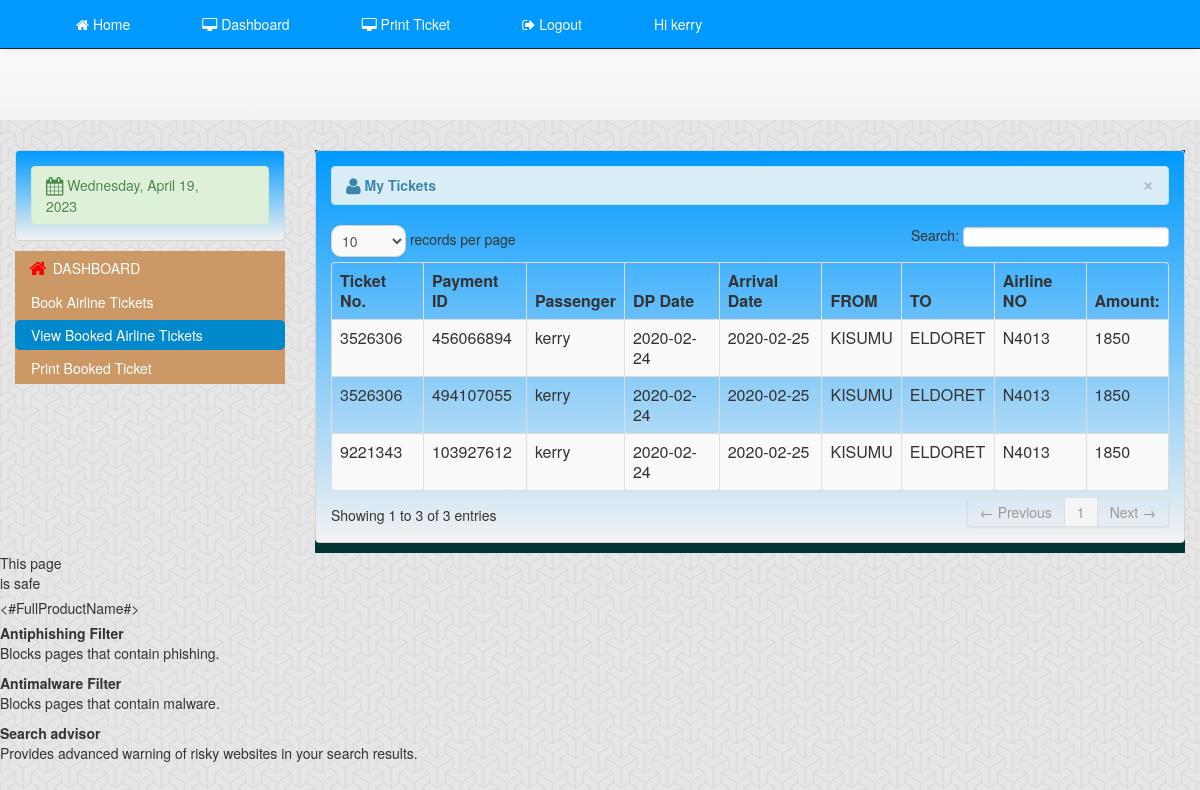
Screenshot of /booked_tickets.php (signed in) with the database file from the repository.
### tables this page shows
CREATE TABLE IF NOT EXISTS `payment_details` (
  `payment_id` varchar(20) NOT NULL,
  `pnr` varchar(15) DEFAULT NULL,
  `payment_date` date DEFAULT NULL,
  `payment_amount` int(6) DEFAULT NULL,
  `payment_mode` varchar(15) DEFAULT NULL,
  `customer_id` varchar(200) NOT NULL,
  ` booking_status` varchar(200) NOT NULL,
  `airline_no` varchar(200) NOT NULL,
  PRIMARY KEY (`payment_id`),
  KEY `pnr` (`pnr`)
);

CREATE TABLE IF NOT EXISTS `airline_details` (
  `airline_no` varchar(10) NOT NULL,
  `from_city` varchar(20) DEFAULT NULL,
  `to_city` varchar(20) DEFAULT NULL,
  `departure_date` date NOT NULL,
  `arrival_date` date DEFAULT NULL,
  `departure_time` time DEFAULT NULL,
  `arrival_time` time DEFAULT NULL,
  `seats_economy` int(5) DEFAULT NULL,
  `seats_airlineiness` int(5) DEFAULT NULL,
  `price_economy` int(10) DEFAULT NULL,
  `price_airlineiness` int(10) DEFAULT NULL,
  `tablet_id` varchar(10) DEFAULT NULL,
  PRIMARY KEY (`airline_no`,`departure_date`),
  KEY `tablet_id` (`tablet_id`)
);

### booked_tickets.php (the view, shortened to what this page needs)
<html>
	<head>
		<link rel="stylesheet" type="text/css" href="css/style.css"/>
		<link rel="stylesheet" href="font-awesome-4.7.0\css\font-awesome.min.css">
	</head>
        <?php include'navhead_customer.php'?>
        <div class="container">
        <div class="row-fluid">
            <div class="span3">
                <div class="hero-unit-3">
                    <div class="alert-index alert-success">
                        <i class="icon-calendar icon-large"></i>
                        <?php
                        $Today = date('y:m:d');
                        $new = date('l, F d, Y', strtotime($Today));
                        echo $new;
                        ?>
                    </div>
                </div>
                <div>
                    <ul class="nav  nav-pills nav-stacked" style="background-color:#C96">
                        <li>
                            <a href="customer_homepage.php"><i class="icon-home icon-large" style="color:#F00"></i>&nbsp;DASHBOARD
                            </a>
                        </li>
                        <li>
                        <a href="customer_homepage.php"><i class="fa fa-Airline" aria-hidden="true"></i> Book Airline Tickets</a>
				</li>
				<li class="active"><a href="booked_tickets.php"><i class="fa fa-Airline" aria-hidden="true"></i> View Booked Airline Tickets</a>
				</li>
				<li><a href="print_booked_tickets.php"><i class="fa fa-Airline" aria-hidden="true"></i> Print Booked Ticket</a>
				</li>
    </ul>
             </div> </div>
		<div class="span9" style="background-color:#033">
            <div class="hero-unit-3" style="background-color:#033">
                    <table cellpadding="0" cellspacing="0" border="0" class="table table-striped table-bordered" id="example">
                        <div class="alert alert-info">
                            <button type="button" class="close" data-dismiss="alert">&times;</button>
                            <strong><i class="icon-user icon-large"></i>&nbsp;My Tickets</strong>
                        </div>
                       <thead>
                                    <tr>
                                        <th>Ticket No.</th>
                                        <th>Payment ID</th>
                                        <th>Passenger</th>
										<th>DP Date</th>
                                        <th>Arrival Date</th>
                                        <th>FROM</th>
                                        <th>TO</th>
										<th>Airline NO</th>
										<th>Amount:</th>
                                    </tr>
                                </thead>
                                <tbody>
                                 <?php  $user_query=mysql_query("select * from payment_details where customer_id='".$_SESSION['login_user']."'")or die(mysql_error());
									while($row=mysql_fetch_array($user_query)){
									$id=$row['airline_no'];
									$cat_id=$row['airline_no'];
											$cat_query = mysql_query("select * from  airline_details where airline_no = '$cat_id'")or die(mysql_error());
											$cat_row = mysql_fetch_array($cat_query);
									?>
									<tr class="del<?php echo $id ?>">
                                    <td><?php echo $row['pnr']; ?></td>
                                    <td><?php echo $row['payment_id']; ?></td>
                                    <td><?php echo $row['customer_id']; ?></td>
									<td><?php echo $cat_row ['departure_date']; ?> </td>
                                    <td><?php echo $cat_row ['arrival_date']; ?> </td>
									<td><?php echo $cat_row ['from_city']; ?> </td>
                                    <td><?php echo $cat_row ['to_city']; ?> </td>
                                    <td><?php echo $row['airline_no']; ?> </td>
									 <td><?php echo $row['payment_amount']; ?></td>
                                    </tr>
									<?php  }  ?>
                                </tbody>
                            </table>
                </div>
            </div>
	</body>
</html>

### header.php (shortened to what this page needs)
<!DOCTYPE html>
<html lang="en">
    <head>
        <link href="admin/css/bootstrap.css" rel="stylesheet" type="text/css" media="screen">
        <link href="admin/css/bootstrap-responsive.css" rel="stylesheet" type="text/css" media="screen">
        <link href="admin/css/font-awesome.min.css" rel="stylesheet" type="text/css" media="screen">
        <link rel="stylesheet" type="text/css" href="admin/css/DT_bootstrap.css">
    </head>
    <link rel="stylesheet" href="admin/themes/default/default.css" type="text/css" media="screen" />
    <link rel="stylesheet" href="admin/themes/light/light.css" type="text/css" media="screen" />
    <link rel="stylesheet" href="admin/themes/dark/dark.css" type="text/css" media="screen" />
    <link rel="stylesheet" href="admin/themes/bar/bar.css" type="text/css" media="screen" />
    <link rel="stylesheet" href="admin/css/nivo-slider.css" type="text/css" media="screen" />

### navhead_customer.php (shortened to what this page needs)
<?php include('header.php');
?>
<div class="row-fluid">
    <div class="span12">
        <div class="navbar navbar-fixed-top navbar-inverse" style="background-color:#09C">
            <div class="navbar-inner">
                <div class="container">
                            <ul style="background-color:#036">
				<li><a href="customer_homepage.php"><i class="fa fa-home" aria-hidden="true"></i> Home</a></li>
				<li><a href="customer_homepage.php"><i class="fa fa-desktop" aria-hidden="true"></i> Dashboard</a></li>
<li><a href="print_booked_tickets.php"><i class="fa fa-desktop" aria-hidden="true"></i> Print Ticket</a></li>
				<li><a href="logout_handler.php"><i class="fa fa-sign-out" aria-hidden="true"></i> Logout</a></li>
                <?php echo "<li align='right'><a href=''>Hi ".$_SESSION['login_user']."</a></li>";?>
			</ul>
                                </div></div>
                    </div>
                </div>
            </div>
        <div class="hero-unit-header">
            <div class="container">
                <div class="row-fluid">
                    <div class="span12">
                        <div class="row-fluid">
                            <div class="span6">
                            </div>
                            <div class="span6">
                                    <?php include('print_modal.php'); ?>
                                </div>
                            </div>

### footer.php (shortened to what this page needs)
<br>
</div>
</div>

### print_modal.php (shortened to what this page needs)
<?php
require_once('footer.php');
?>
    </div>
</div>

### css/style.css (style rules this page uses)
li { display: inline; float: left; }
li a { display: block; color: white; padding: 14px 36px; text-decoration: none; }

### rows the page displays
payment_details: pnr "9221343", payment_id "103927612", customer "kerry", airline_details.departure_date "2020-02-24", airline_details.arrival_date "2020-02-25", airline_details.from_city "KISUMU", airline_details.to_city "ELDORET", airline_no "N4013", payment_amount "1850"
payment_details: pnr "3526306", payment_id "456066894", customer "kerry", airline_details.departure_date "2020-02-24", airline_details.arrival_date "2020-02-25", airline_details.from_city "KISUMU", airline_details.to_city "ELDORET", airline_no "N4013", payment_amount "1850"
payment_details: pnr "3526306", payment_id "494107055", customer "kerry", airline_details.departure_date "2020-02-24", airline_details.arrival_date "2020-02-25", airline_details.from_city "KISUMU", airline_details.to_city "ELDORET", airline_no "N4013", payment_amount "1850"

### other values shown
$_SESSION['login_user'] "kerry"
